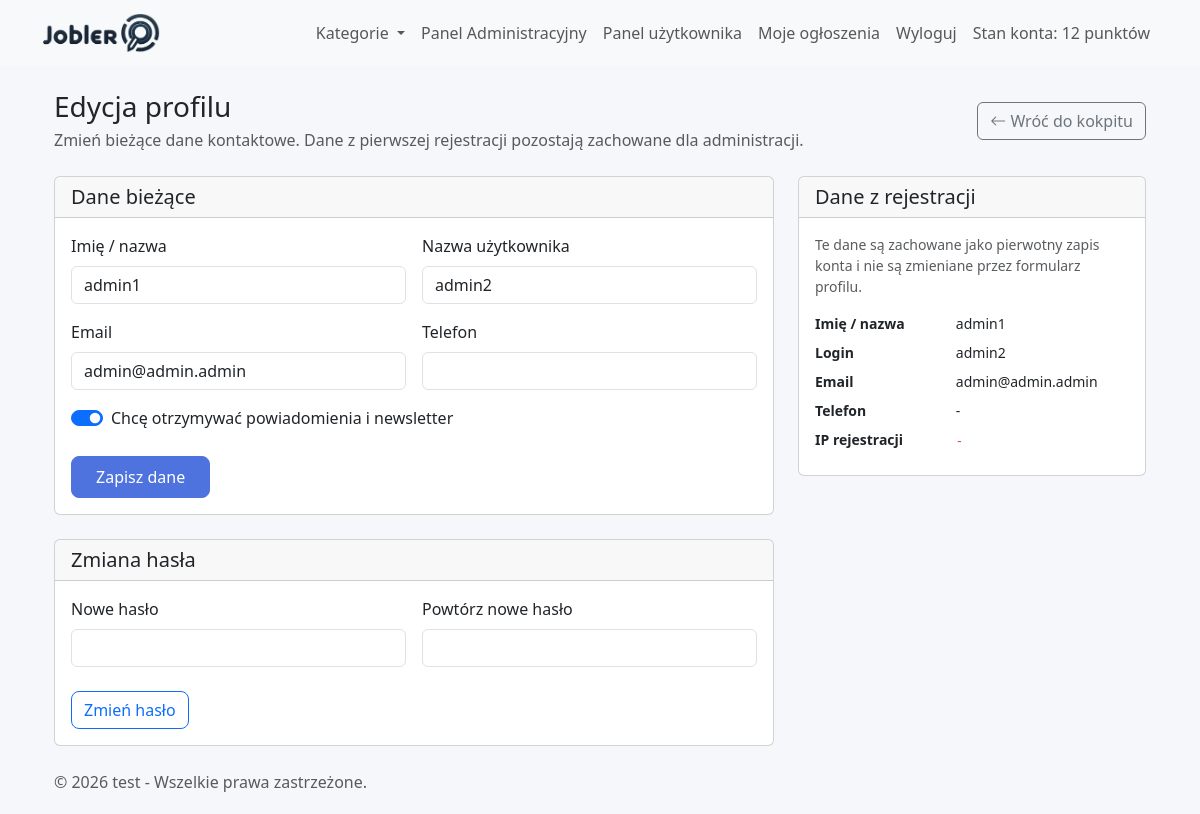
/views/user/edit_profile.php (signed in), run on the app's committed database.
### tables this page shows
CREATE TABLE `users` (
  `id` int(11) NOT NULL,
  `email` varchar(255) NOT NULL,
  `password` varchar(255) NOT NULL,
  `role` enum('user','executor','admin') NOT NULL DEFAULT 'user',
  `created_at` timestamp NOT NULL DEFAULT current_timestamp(),
  `email_verified_at` datetime DEFAULT NULL,
  `last_login` datetime DEFAULT NULL,
  `last_activity` datetime DEFAULT NULL,
  `name` varchar(255) NOT NULL,
  `username` varchar(255) NOT NULL,
  `updated_at` timestamp NOT NULL DEFAULT current_timestamp() ON UPDATE current_timestamp(),
  `registration_ip` varchar(45) DEFAULT NULL,
  `user_agent` varchar(500) DEFAULT NULL,
  `last_login_ip` varchar(45) DEFAULT NULL,
  `status` enum('active','inactive') DEFAULT 'active',
  `phone` varchar(15) DEFAULT NULL,
  `account_balance` int(11) NOT NULL DEFAULT 0,
  `avatar` varchar(255) DEFAULT NULL,
  `need_change` tinyint(1) NOT NULL DEFAULT 0,
  `newsletter_subscription` tinyint(1) DEFAULT 0,
  `original_email` varchar(255) DEFAULT NULL,
  `original_name` varchar(255) DEFAULT NULL,
  `original_username` varchar(255) DEFAULT NULL,
  `original_phone` varchar(50) DEFAULT NULL,
  `profile_updated_at` datetime DEFAULT NULL
);

CREATE TABLE `site_settings` (
  `id` int(11) NOT NULL,
  `title` varchar(255) NOT NULL,
  `logo` varchar(255) NOT NULL,
  `categories` text DEFAULT NULL,
  `meta_description` text DEFAULT NULL,
  `meta_keywords` text DEFAULT NULL,
  `max_ads` int(11) DEFAULT 10,
  `promotion_fee` decimal(10,2) DEFAULT 10.00,
  `facebook_url` varchar(255) DEFAULT NULL,
  `twitter_url` varchar(255) DEFAULT NULL,
  `instagram_url` varchar(255) DEFAULT NULL,
  `linkedin_url` varchar(255) DEFAULT NULL,
  `contact_email` varchar(255) DEFAULT NULL,
  `contact_phone` varchar(50) DEFAULT NULL,
  `contact_address` text DEFAULT NULL,
  `business_hours` varchar(255) DEFAULT NULL,
  `created_at` timestamp NOT NULL DEFAULT current_timestamp(),
  `updated_at` timestamp NOT NULL DEFAULT current_timestamp() ON UPDATE current_timestamp(),
  `allow_registration` tinyint(1) NOT NULL DEFAULT 0,
  `smtp_server` varchar(255) DEFAULT NULL,
  `smtp_port` int(11) DEFAULT NULL,
  `smtp_username` varchar(255) DEFAULT NULL,
  `smtp_password` varchar(255) DEFAULT NULL,
  `default_language` varchar(10) NOT NULL DEFAULT 'pl',
  `layout_variant` varchar(50) NOT NULL DEFAULT 'classic',
  `company_name` varchar(255) DEFAULT NULL,
  `company_tax_id` varchar(50) DEFAULT NULL,
  `company_addresses` text DEFAULT NULL,
  `company_emails` text DEFAULT NULL,
  `company_phones` text DEFAULT NULL,
  `favicon` varchar(255) DEFAULT NULL,
  `meta_title` varchar(255) DEFAULT NULL,
  `copyright_text` text DEFAULT NULL,
  `maintenance_mode` tinyint(1) NOT NULL DEFAULT 0,
  `maintenance_message` text DEFAULT NULL,
  `email_templates` mediumtext DEFAULT NULL,
  `sitemap_enabled` tinyint(1) NOT NULL DEFAULT 1,
  `sitemap_last_generated` datetime DEFAULT NULL,
  `last_system_backup` varchar(255) DEFAULT NULL,
  `last_database_backup` varchar(255) DEFAULT NULL
);

### models/Database.php (called while the page is built, shortened)
<?php
class Database {
    private static $pdo;
    public static function getConnection() {
        if (self::$pdo == null) {
            try {
                self::$pdo = new PDO(
                    'mysql:host=localhost;dbname=jobler',
                    'root',
                    ''
                );
                self::$pdo->setAttribute(PDO::ATTR_ERRMODE, PDO::ERRMODE_EXCEPTION);
                self::$pdo->setAttribute(PDO::ATTR_DEFAULT_FETCH_MODE, PDO::FETCH_ASSOC);
            } catch (PDOException $e) {
                die("Connection failed: " . $e->getMessage());
            }
        }
        return self::$pdo;
    }
}
?>

### models/User.php (called while the page is built, shortened)
<?php
include_once('Database.php');
class User {
    private $pdo;
    public function __construct() {
        $this->pdo = Database::getConnection();
        $this->ensureProfileColumns();
    }
    private function ensureProfileColumns() {
        $columns = [
            'original_email' => "ALTER TABLE users ADD COLUMN original_email VARCHAR(255) DEFAULT NULL",
            'original_name' => "ALTER TABLE users ADD COLUMN original_name VARCHAR(255) DEFAULT NULL",
            'original_username' => "ALTER TABLE users ADD COLUMN original_username VARCHAR(255) DEFAULT NULL",
            'original_phone' => "ALTER TABLE users ADD COLUMN original_phone VARCHAR(50) DEFAULT NULL",
            'profile_updated_at' => "ALTER TABLE users ADD COLUMN profile_updated_at DATETIME DEFAULT NULL",
        ];
        $stmt = $this->pdo->query("SHOW COLUMNS FROM users");
        $existingColumns = $stmt ? $stmt->fetchAll(PDO::FETCH_COLUMN) : [];
        $this->pdo->exec("
            UPDATE users
            SET original_email = COALESCE(original_email, email),
                original_name = COALESCE(original_name, name),
                original_username = COALESCE(original_username, username),
                original_phone = COALESCE(original_phone, phone)
            WHERE original_email IS NULL
               OR original_name IS NULL
               OR original_username IS NULL
               OR original_phone IS NULL
        ");
    }
public function getUserById($userId) {
    $sql = "SELECT id, email, name, role, created_at, updated_at, registration_ip,
                   last_login_ip, status, account_balance, last_login,
                   email_verified_at, username, phone, need_change, avatar, newsletter_subscription,
                   user_agent, original_email, original_name, original_username, original_phone, profile_updated_at
            FROM users WHERE id = :user_id";
    $stmt = $this->pdo->prepare($sql);
    $stmt->bindParam(':user_id', $userId);
    $stmt->execute();
    return $stmt->fetch(PDO::FETCH_ASSOC);
}
}
?>

### models/SiteSettings.php (called while the page is built, shortened)
<?php
include_once('Database.php');
class SiteSettings {
    private $pdo;
    public function __construct($pdo = null) {
        $this->pdo = $pdo ?: Database::getConnection();
    }
    private function ensureSettingsColumns() {
        $stmt = $this->pdo->query("SHOW COLUMNS FROM site_settings");
        $existingColumns = $stmt ? $stmt->fetchAll(PDO::FETCH_COLUMN) : [];
    }
    public function getSettings() {
        $this->ensureSettingsColumns();
        $query = $this->pdo->query("SELECT * FROM site_settings LIMIT 1");
        $result = $query->fetch(PDO::FETCH_ASSOC);
        return $result;
    }
    public function formatCopyrightText($settings = null) {
        $settings = $settings ?: $this->getSettings();
        $template = trim((string)($settings['copyright_text'] ?? ''));
        $template = html_entity_decode($template, ENT_QUOTES, 'UTF-8');
        return strtr($template, [
            '{year}' => date('Y'),
            '{site_title}' => $settings['title'] ?? 'System Zleceń',
        ]);
    }
}
?>

### views/user/edit_profile.php (the view, shortened to what this page needs)
<?php
include_once('../../models/User.php');
include_once('../../models/Database.php');
$userId = (int)$_SESSION['user_id'];
$userModel = new User();
$user = $userModel->getUserById($userId);
include('../partials/header.php');
?>
<div class="container">
    <div class="d-flex flex-wrap justify-content-between align-items-center gap-3 mb-4">
        <div>
            <h1 class="h3 mb-1">Edycja profilu</h1>
            <p class="text-muted mb-0">Zmień bieżące dane kontaktowe. Dane z pierwszej rejestracji pozostają zachowane dla administracji.</p>
        </div>
        <a href="dashboard.php" class="btn btn-outline-secondary"><i class="bi bi-arrow-left"></i> Wróć do kokpitu</a>
    </div>
    <div class="row g-4">
        <div class="col-lg-8">
            <div class="card">
                <div class="card-header">
                    <h2 class="h5 mb-0">Dane bieżące</h2>
                </div>
                <div class="card-body">
                    <form method="POST">
                        <div class="row g-3">
                            <div class="col-md-6">
                                <label class="form-label">Imię / nazwa</label>
                                <input type="text" name="name" class="form-control" value="<?= htmlspecialchars($user['name'] ?? '') ?>" required>
                            </div>
                            <div class="col-md-6">
                                <label class="form-label">Nazwa użytkownika</label>
                                <input type="text" name="username" class="form-control" value="<?= htmlspecialchars($user['username'] ?? '') ?>" required>
                            </div>
                            <div class="col-md-6">
                                <label class="form-label">Email</label>
                                <input type="email" name="email" class="form-control" value="<?= htmlspecialchars($user['email'] ?? '') ?>" required>
                            </div>
                            <div class="col-md-6">
                                <label class="form-label">Telefon</label>
                                <input type="text" name="phone" class="form-control" value="<?= htmlspecialchars($user['phone'] ?? '') ?>" maxlength="15">
                            </div>
                            <div class="col-12">
                                <div class="form-check form-switch">
                                    <input class="form-check-input" type="checkbox" name="newsletter_subscription" value="1" id="newsletter" <?= !empty($user['newsletter_subscription']) ? 'checked' : '' ?>>
                                    <label class="form-check-label" for="newsletter">Chcę otrzymywać powiadomienia i newsletter</label>
                                </div>
                            </div>
                        </div>
                        <button type="submit" class="btn btn-primary mt-4">Zapisz dane</button>
                    </form>
                </div>
            </div>
            <div class="card mt-4">
                <div class="card-header">
                    <h2 class="h5 mb-0">Zmiana hasła</h2>
                </div>
                <div class="card-body">
                    <form method="POST">
                        <div class="row g-3">
                            <div class="col-md-6">
                                <label class="form-label">Nowe hasło</label>
                                <input type="password" name="password" class="form-control" minlength="8" autocomplete="new-password" required>
                            </div>
                            <div class="col-md-6">
                                <label class="form-label">Powtórz nowe hasło</label>
                                <input type="password" name="password_repeat" class="form-control" minlength="8" autocomplete="new-password" required>
                            </div>
                        </div>
                        <button type="submit" class="btn btn-outline-primary mt-4">Zmień hasło</button>
                    </form>
                </div>
            </div>
        </div>
        <div class="col-lg-4">
            <div class="card">
                <div class="card-header">
                    <h2 class="h5 mb-0">Dane z rejestracji</h2>
                </div>
                <div class="card-body">
                    <p class="text-muted small">Te dane są zachowane jako pierwotny zapis konta i nie są zmieniane przez formularz profilu.</p>
                    <dl class="row small mb-0">
                        <dt class="col-5">Imię / nazwa</dt>
                        <dd class="col-7"><?= htmlspecialchars($user['original_name'] ?? '-') ?></dd>
                        <dt class="col-5">Login</dt>
                        <dd class="col-7"><?= htmlspecialchars($user['original_username'] ?? '-') ?></dd>
                        <dt class="col-5">Email</dt>
                        <dd class="col-7"><?= htmlspecialchars($user['original_email'] ?? '-') ?></dd>
                        <dt class="col-5">Telefon</dt>
                        <dd class="col-7"><?= htmlspecialchars($user['original_phone'] ?: '-') ?></dd>
                        <dt class="col-5">IP rejestracji</dt>
                        <dd class="col-7"><code><?= htmlspecialchars($user['registration_ip'] ?? '-') ?></code></dd>
                    </dl>
                </div>
            </div>
        </div>
    </div>
</div>
<?php include('../partials/footer.php'); ?>

### views/partials/footer.php (shortened to what this page needs)
<?php if (isset($_SESSION['user_role']) && $_SESSION['user_role'] === 'admin'): ?>
    <?php
    include_once __DIR__ . '/../../models/SiteSettings.php';
    $footerSettingsModel = new SiteSettings();
    $footerSettings = $footerSettingsModel->getSettings();
    $copyrightText = $footerSettingsModel->formatCopyrightText($footerSettings);
    ?>
    <br>
    <div class="container">
        <span class="text-muted"><?= htmlspecialchars($copyrightText, ENT_QUOTES, 'UTF-8') ?></span>
    </div>
<?php endif; ?>
</body>
</html>

### css/style.css (style rules this page uses)
:root { --primary-color: #4e73df; --secondary-color: #f8f9fc; --accent-color: #36b9cc; --text-dark: #5a5c69; --border-radius: 12px; }
body { background-color: #f5f7fb; font-family: 'Segoe UI', Tahoma, Geneva, Verdana, sans-serif; }
.btn-primary { background-color: var(--primary-color); border-color: var(--primary-color); border-radius: 8px; padding: 0.5rem 1.5rem; }
.btn-outline-primary { border-radius: 8px; }

### data on the page
users: name "admin1", username "admin2", email "admin@admin.admin", newsletter_subscription "☑", original_name "admin1", original_username "admin2", original_email "admin@admin.admin", original_phone "-", registration_ip "-"
site_settings: copyrightText "© 2026 test - Wszelkie prawa zastrzeżone."

### other printed values
$_SESSION['user_account_balance'] "12"
